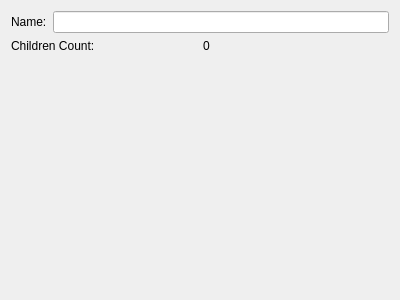
<?xml version="1.0" encoding="UTF-8"?>
<ui version="4.0">
 <class>MenuEditor</class>
 <widget class="QWidget" name="MenuEditor">
  <property name="geometry">
   <rect>
    <x>0</x>
    <y>0</y>
    <width>400</width>
    <height>300</height>
   </rect>
  </property>
  <property name="windowTitle">
   <string>Form</string>
  </property>
  <layout class="QVBoxLayout" name="verticalLayout">
   <item>
    <layout class="QHBoxLayout" name="horizontalLayout">
     <item>
      <widget class="QLabel" name="label">
       <property name="text">
        <string>Name:</string>
       </property>
      </widget>
     </item>
     <item>
      <widget class="QLineEdit" name="lineEdit"/>
     </item>
    </layout>
   </item>
   <item>
    <layout class="QHBoxLayout" name="horizontalLayout_2">
     <item>
      <widget class="QLabel" name="label_2">
       <property name="text">
        <string>Children Count:</string>
       </property>
      </widget>
     </item>
     <item>
      <widget class="QLabel" name="label_3">
       <property name="text">
        <string>0</string>
       </property>
      </widget>
     </item>
    </layout>
   </item>
   <item>
    <spacer name="verticalSpacer">
     <property name="orientation">
      <enum>Qt::Vertical</enum>
     </property>
     <property name="sizeHint" stdset="0">
      <size>
       <width>20</width>
       <height>40</height>
      </size>
     </property>
    </spacer>
   </item>
  </layout>
 </widget>
 <resources/>
 <connections/>
</ui>
